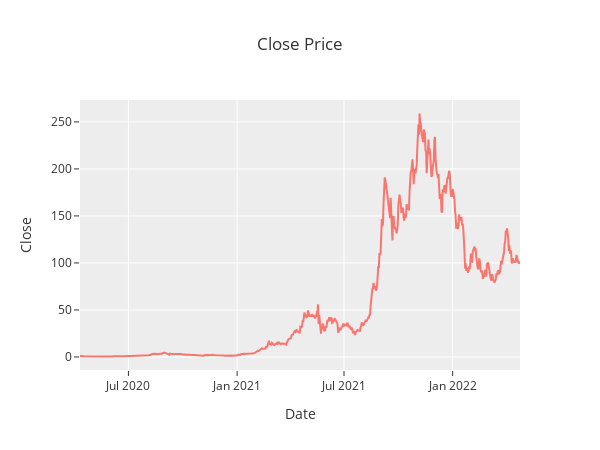

Source (notebook cell):
### Code cell
bar_figure = go.Figure(go.Bar(y=df_bar[sector].sort_values(),

                                name='test fig',
                                orientation='h',
                                marker=dict(color='#3498DB'),
                                opacity=0.6,
                                hovertemplate='State: %{y}<br>' + 'State Average Income: %{x}'
                                ))


bar_figure.update_layout(margin={"r": 20, "t": 30, "l": 0, "b": 10},
                                legend=dict(y=.0, x=.75),
                                yaxis=dict(title='Salary'),
                                showlegend=True,
                                )
bar_figure.update_layout(width=600, height=600)

    
df1 = df_curr[["Date","Close","Open"]]

line_plot1 = px.line(df1,
                     x="Date", y="Open",
                     title="Open Price",
                     template='ggplot2')

line_plot2 = px.line(df1,
                     x="Date", y="Close",
                     title="Close Price",
                     template='ggplot2')

line_plot1.update_layout(width=600, height=450)
line_plot2.update_layout(width=600, height=450)

### Figure 1 — Plotly figure (JSON) as saved in the notebook; plotly's stock layout.template omitted (floating-point values rounded to 4 significant figures; data arrays with more than 128 entries replaced by an {"elided": "..."} marker saying what was removed)
{"data": [{"hovertemplate": "Date=%{x}<br>Close=%{y}<extra></extra>", "legendgroup": "", "line": {"color": "#F8766D", "dash": "solid"}, "marker": {"symbol": "circle"}, "mode": "lines", "name": "", "orientation": "v", "showlegend": false, "type": "scatter", "x": {"elided": "746 str values"}, "xaxis": "x", "y": {"elided": "746 float values"}, "yaxis": "y"}], "layout": {"height": 450, "legend": {"tracegroupgap": 0}, "title": {"text": "Close Price"}, "width": 600, "xaxis": {"anchor": "y", "domain": [0, 1], "title": {"text": "Date"}}, "yaxis": {"anchor": "x", "domain": [0, 1], "title": {"text": "Close"}}}}
